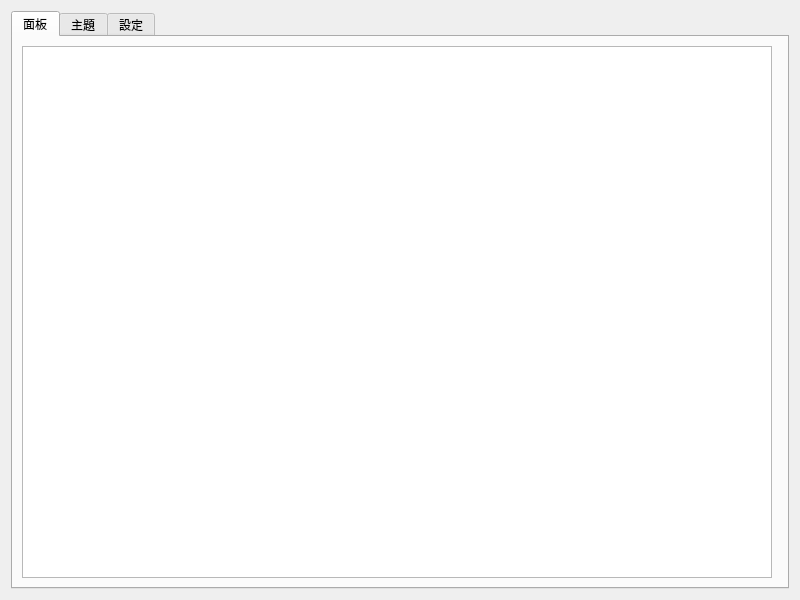
<?xml version="1.0" encoding="UTF-8"?>
<ui version="4.0">
 <class>ControlPanel</class>
 <widget class="QWidget" name="ControlPanel">
  <property name="geometry">
   <rect>
    <x>0</x>
    <y>0</y>
    <width>800</width>
    <height>600</height>
   </rect>
  </property>
  <property name="windowTitle">
   <string>ControlPanel</string>
  </property>
  <layout class="QHBoxLayout" name="horizontalLayout">
   <item>
    <widget class="QTabWidget" name="tabWidget">
     <property name="currentIndex">
      <number>0</number>
     </property>
     <widget class="QWidget" name="tab_skin">
      <attribute name="title">
       <string>面板</string>
      </attribute>
      <layout class="QHBoxLayout" name="horizontalLayout_3">
       <item>
        <layout class="QHBoxLayout" name="horizontalLayout_2">
         <item>
          <widget class="QListWidget" name="toolList_widget"/>
         </item>
         <item>
          <widget class="QWidget" name="settingsContainer_widget" native="true"/>
         </item>
        </layout>
       </item>
      </layout>
     </widget>
     <widget class="QWidget" name="tab_Layout">
      <attribute name="title">
       <string>主題</string>
      </attribute>
     </widget>
     <widget class="QWidget" name="tab_setting">
      <attribute name="title">
       <string>設定</string>
      </attribute>
     </widget>
    </widget>
   </item>
  </layout>
 </widget>
 <resources/>
 <connections/>
</ui>
